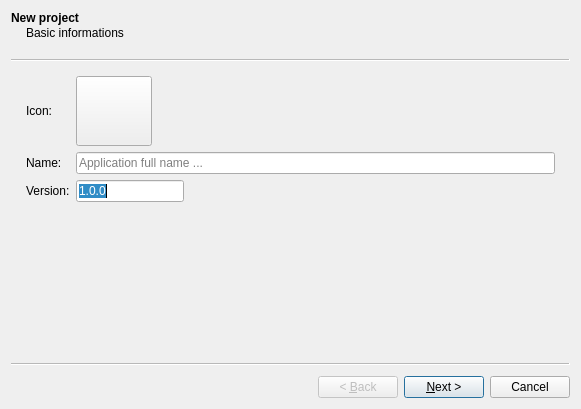
<?xml version="1.0" encoding="UTF-8"?>
<ui version="4.0">
 <class>Wizard</class>
 <widget class="QWizard" name="Wizard">
  <property name="geometry">
   <rect>
    <x>0</x>
    <y>0</y>
    <width>581</width>
    <height>409</height>
   </rect>
  </property>
  <property name="windowTitle">
   <string>BlackDevelop - New project</string>
  </property>
  <widget class="QWizardPage" name="wizardPage1">
   <property name="title">
    <string>New project</string>
   </property>
   <property name="subTitle">
    <string>Basic informations</string>
   </property>
   <layout class="QGridLayout" name="gridLayout">
    <item row="2" column="0">
     <widget class="QLabel" name="label_3">
      <property name="text">
       <string>Version:</string>
      </property>
     </widget>
    </item>
    <item row="0" column="3" colspan="5">
     <spacer name="horizontalSpacer">
      <property name="orientation">
       <enum>Qt::Horizontal</enum>
      </property>
      <property name="sizeHint" stdset="0">
       <size>
        <width>343</width>
        <height>20</height>
       </size>
      </property>
     </spacer>
    </item>
    <item row="2" column="6">
     <spacer name="horizontalSpacer_5">
      <property name="orientation">
       <enum>Qt::Horizontal</enum>
      </property>
      <property name="sizeHint" stdset="0">
       <size>
        <width>62</width>
        <height>20</height>
       </size>
      </property>
     </spacer>
    </item>
    <item row="2" column="3">
     <spacer name="horizontalSpacer_2">
      <property name="orientation">
       <enum>Qt::Horizontal</enum>
      </property>
      <property name="sizeHint" stdset="0">
       <size>
        <width>61</width>
        <height>20</height>
       </size>
      </property>
     </spacer>
    </item>
    <item row="0" column="2">
     <widget class="QLabel" name="label_7">
      <property name="text">
       <string/>
      </property>
     </widget>
    </item>
    <item row="2" column="1">
     <widget class="QLineEdit" name="lineEdit_2">
      <property name="text">
       <string>1.0.0</string>
      </property>
      <property name="placeholderText">
       <string>App version</string>
      </property>
     </widget>
    </item>
    <item row="2" column="4">
     <spacer name="horizontalSpacer_3">
      <property name="orientation">
       <enum>Qt::Horizontal</enum>
      </property>
      <property name="sizeHint" stdset="0">
       <size>
        <width>62</width>
        <height>20</height>
       </size>
      </property>
     </spacer>
    </item>
    <item row="2" column="7">
     <spacer name="horizontalSpacer_6">
      <property name="orientation">
       <enum>Qt::Horizontal</enum>
      </property>
      <property name="sizeHint" stdset="0">
       <size>
        <width>61</width>
        <height>20</height>
       </size>
      </property>
     </spacer>
    </item>
    <item row="1" column="1" colspan="7">
     <widget class="QLineEdit" name="lineEdit">
      <property name="placeholderText">
       <string>Application full name ...</string>
      </property>
     </widget>
    </item>
    <item row="0" column="0">
     <widget class="QLabel" name="label">
      <property name="text">
       <string>Icon:</string>
      </property>
     </widget>
    </item>
    <item row="1" column="0">
     <widget class="QLabel" name="label_2">
      <property name="text">
       <string>Name:</string>
      </property>
     </widget>
    </item>
    <item row="0" column="1">
     <widget class="QPushButton" name="pushButton">
      <property name="minimumSize">
       <size>
        <width>50</width>
        <height>70</height>
       </size>
      </property>
      <property name="maximumSize">
       <size>
        <width>76</width>
        <height>16777215</height>
       </size>
      </property>
      <property name="text">
       <string/>
      </property>
     </widget>
    </item>
    <item row="2" column="5">
     <spacer name="horizontalSpacer_4">
      <property name="orientation">
       <enum>Qt::Horizontal</enum>
      </property>
      <property name="sizeHint" stdset="0">
       <size>
        <width>61</width>
        <height>20</height>
       </size>
      </property>
     </spacer>
    </item>
    <item row="3" column="1">
     <spacer name="verticalSpacer">
      <property name="orientation">
       <enum>Qt::Vertical</enum>
      </property>
      <property name="sizeHint" stdset="0">
       <size>
        <width>20</width>
        <height>162</height>
       </size>
      </property>
     </spacer>
    </item>
   </layout>
  </widget>
  <widget class="QWizardPage" name="wizardPage2">
   <property name="title">
    <string>New project</string>
   </property>
   <property name="subTitle">
    <string>Template</string>
   </property>
   <layout class="QGridLayout" name="gridLayout_2">
    <item row="2" column="1">
     <spacer name="verticalSpacer_2">
      <property name="orientation">
       <enum>Qt::Vertical</enum>
      </property>
      <property name="sizeHint" stdset="0">
       <size>
        <width>20</width>
        <height>176</height>
       </size>
      </property>
     </spacer>
    </item>
    <item row="1" column="0">
     <widget class="QLabel" name="label_6">
      <property name="text">
       <string>Program type:</string>
      </property>
     </widget>
    </item>
    <item row="0" column="1">
     <widget class="QComboBox" name="comboBox">
      <item>
       <property name="text">
        <string>Python3</string>
       </property>
      </item>
     </widget>
    </item>
    <item row="1" column="1">
     <widget class="QComboBox" name="comboBox_2">
      <item>
       <property name="text">
        <string>Graphical (Qt5) (command line too)</string>
       </property>
      </item>
      <item>
       <property name="text">
        <string>Command line</string>
       </property>
      </item>
     </widget>
    </item>
    <item row="0" column="0">
     <widget class="QLabel" name="label_5">
      <property name="text">
       <string>Language:</string>
      </property>
     </widget>
    </item>
    <item row="0" column="2">
     <spacer name="horizontalSpacer_7">
      <property name="orientation">
       <enum>Qt::Horizontal</enum>
      </property>
      <property name="sizeHint" stdset="0">
       <size>
        <width>40</width>
        <height>20</height>
       </size>
      </property>
     </spacer>
    </item>
   </layout>
  </widget>
 </widget>
 <resources/>
 <connections/>
</ui>
